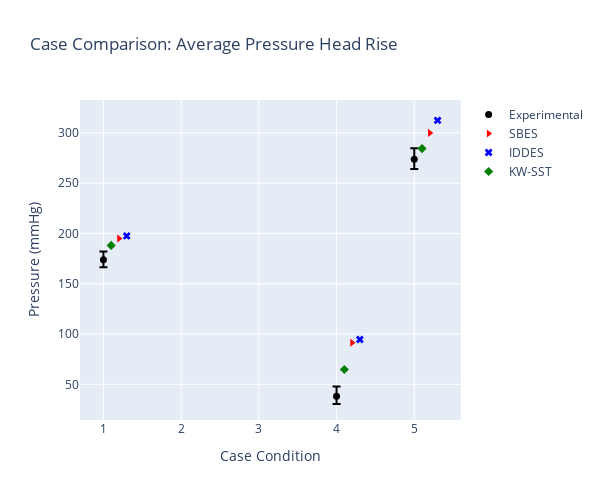

Write notebook code for a chart like this one.
### Code cell
color10_16 = ['#636EFA', '#EF553B', '#00CC96', '#AB63FA', '#FFA15A', '#19D3F3', '#FF6692', '#B6E880', '#FF97FF',
              '#FECB52']

fig = go.Figure()
sbes_x = [1.2, 4.2, 5.2]
sbes_y = [195.0517289, 91.26441309, 300.0389234]
iddes_x = [1.3, 4.3, 5.3]
iddes_y = [197.600018, 94.50900554, 312.4812035]
kw_x = [1.1, 4.1, 5.1]
kw_y = [188.1331821, 64.74052803, 284.3971587]
experimental_x = [1, 4, 5]
experimental_y = [173.91, 38.04, 273.913]

fig.add_trace(go.Scatter(x=experimental_x,
                         y=experimental_y,
                         mode='markers',
                         name = 'Experimental',
                         error_y=dict(
                             type='data',
                             symmetric=False,
                             array=[8.09, 9.78, 10.867],
                             arrayminus=[7.61, 7.6053, 9.783]),
                         marker=dict(
                              color='black',
                              size = 7,
                              line=dict(color='black'),
                              symbol = 'circle'),

                         ))

fig.add_trace(go.Scatter(x=sbes_x,
                         y=sbes_y,
                         mode='markers',
                         name='SBES',
                         marker=dict(
                              color='red',
                              size = 7,
                              line=dict(color='black'),
                              symbol = 'triangle-right'),
                         ))

fig.add_trace(go.Scatter(x=iddes_x,
                         y=iddes_y,
                         mode = 'markers',
                         name='IDDES',
                         marker=dict(
                              color='blue',
                              size = 7,
                              line=dict(color='black'),
                              symbol = 'x'),
                         ))

fig.add_trace(go.Scatter(x=kw_x,
                         y=kw_y,
                         mode='markers',
                         name='KW-SST',
                         marker=dict(
                              color='green',
                              size = 7,
                              line=dict(color='black'),
                              symbol = 'diamond'),
                         ))



fig.update_layout(
    title="Case Comparison: Average Pressure Head Rise",
    xaxis_title="Case Condition",
    yaxis_title="Pressure (mmHg)",
    legend_title=None,height=500, width=600,)
fig.show()
fig.write_image("/Users/jdtarriela/Downloads/phead.png")

### Figure 1 — Plotly figure (JSON) as saved in the notebook; plotly's stock layout.template omitted (floating-point values rounded to 4 significant figures)
{"data": [{"error_y": {"array": [8.09, 9.78, 10.87], "arrayminus": [7.61, 7.605, 9.783], "symmetric": false, "type": "data"}, "marker": {"color": "black", "line": {"color": "black"}, "size": 7, "symbol": "circle"}, "mode": "markers", "name": "Experimental", "type": "scatter", "x": [1, 4, 5], "y": [173.9, 38.04, 273.9]}, {"marker": {"color": "red", "line": {"color": "black"}, "size": 7, "symbol": "triangle-right"}, "mode": "markers", "name": "SBES", "type": "scatter", "x": [1.2, 4.2, 5.2], "y": [195.1, 91.26, 300.0]}, {"marker": {"color": "blue", "line": {"color": "black"}, "size": 7, "symbol": "x"}, "mode": "markers", "name": "IDDES", "type": "scatter", "x": [1.3, 4.3, 5.3], "y": [197.6, 94.51, 312.5]}, {"marker": {"color": "green", "line": {"color": "black"}, "size": 7, "symbol": "diamond"}, "mode": "markers", "name": "KW-SST", "type": "scatter", "x": [1.1, 4.1, 5.1], "y": [188.1, 64.74, 284.4]}], "layout": {"height": 500, "legend": {"title": {}}, "title": {"text": "Case Comparison: Average Pressure Head Rise"}, "width": 600, "xaxis": {"title": {"text": "Case Condition"}}, "yaxis": {"title": {"text": "Pressure (mmHg)"}}}}
